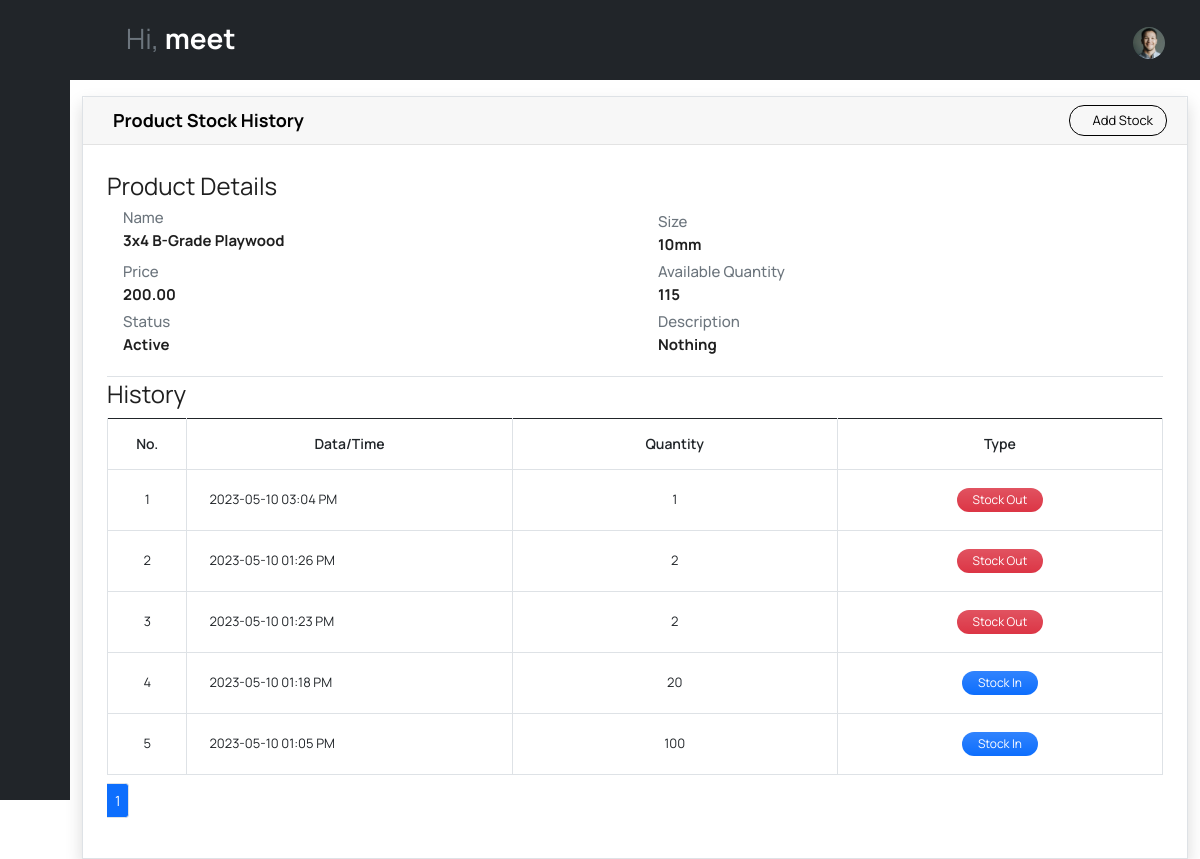
The page /showproduct/1/ (signed in) on the database as committed earlier.
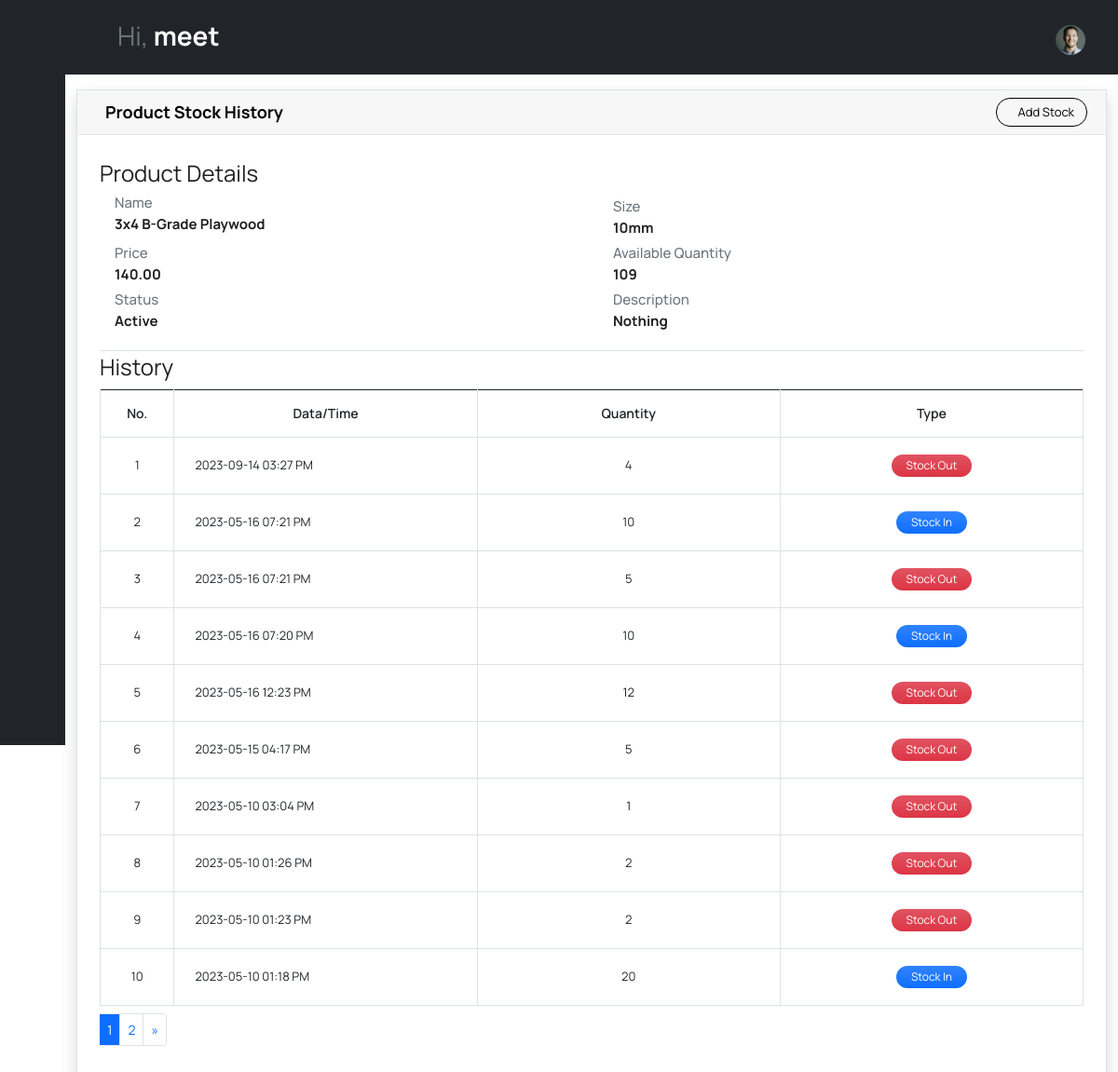
The same page on the database as committed later.
### invApp/models.py (models this page shows, shortened)
class Product(models.Model):
    id = models.AutoField(primary_key=True, serialize=False, auto_created=True)
    name=models.CharField(max_length=350)
    size = models.CharField(max_length=50)
    description = models.TextField(blank=True, null=True)
    price = models.DecimalField(default=0, decimal_places=2, max_digits=10)
    totalquantity = models.IntegerField(default=0)
    status = models.CharField(max_length=2, choices=(('1','Active'),('2','Inactive')), default=1)
    date_created = models.DateTimeField(default=timezone.now)
    date_updated = models.DateTimeField(auto_now=True)

class stockhistory(models.Model):
    id = models.AutoField(primary_key=True, serialize=False, auto_created=True)
    itemname = models.CharField(max_length=350,blank=True, null=True)
    itemsize = models.CharField(max_length=50)
    itemquntity = models.IntegerField(default=0)
    status = models.CharField(max_length=2, choices=(('1','Stock in'),('2','Stock out')), default=1)
    date_created = models.DateTimeField(default=timezone.now)

### invApp/views.py (the view)
# urls.py: path('showproduct/<str:product_id>/', show_product, name="showproduct"),
@login_required
def show_product(request, product_id):
    product = get_object_or_404(Product, id=product_id)
    stock = stockhistory.objects.filter(itemname=product.name, itemsize = product.size)
    stock = stock.order_by('-id')
    paginator = Paginator(stock, 10)
    page = request.GET.get('page')
    stocks = paginator.get_page(page)
    if stock:
        context = {'product': product, 'stocks': stocks}
    else:
        context = {'product': product}
    return render(request, 'showproduct.html', context)

### templates/showproduct.html (shortened to what the changed rows need)
{% extends 'base.html' %}
{% block body %}
<div class="container pt-3">
<div class="card card-default border shadow rounded-0">
    <div class="card-body">
        <div class="conteiner-fluid">
            <fieldset class="border-bottom">
                <dl>
                    <div class="row">
                        <div class="col-md">
                            <dt class="text-secondary h6">Name</dt>
                            <dd class="fw-bold mt-1 h6">{{ product.name }}</dd>
                        </div>
                        <div class="col-md mt-1">
                            <dt class="text-secondary h6">Size</dt>
                            <dd class="fw-bold mt-1 h6">{{ product.size }}</dd>
                        </div>
                    </div>
                    <div class="row">
                        <div class="col-md mt-1">
                            <dt class="text-secondary h6">Price</dt>
                            <dd class="fw-bold mt-1 h6">{{ product.price }}</dd>
                        </div>
                        <div class="col-md mt-1">
                            <dt class="text-secondary h6">Available Quantity</dt>
                            <dd class="fw-bold mt-1 h6">{{ product.totalquantity }}</dd>
                        </div>
                    </div>
                </dl>
            </fieldset>
            <fieldset>
                <div class="table-responsive">
                <table class="table table-bordered" id="stock-tbl">
                    <colgroup>
                    </colgroup>
                    <thead>
                        <th class="text-center">No.</th>
                        <th class="text-center">Data/Time</th>
                        <th class="text-center">Quantity</th>
                        <th class="text-center">Type</th>
                    </thead>
                    <tbody>
                        {% if stocks %}
                        {% for stock in stocks %}
                        <tr>
                            <td class="text-center">{{ forloop.counter }}</td>
                            <td class="">{{ stock.date_created|date:"Y-m-d h:i A" }}</td>
                            <td class="text-center">{{ stock.itemquntity }}</td>
                            <td class="text-center">
                                {% if stock.status == '1' %}
                                <span class="badge px-3 rounded-pill bg-primary bg-gradient">Stock In</span> {% else %}
                                <span class="badge px-3 rounded-pill bg-danger bg-gradient">Stock Out</span> {% endif %}
                            </td>
                        </tr>
                        {% endfor %}
                        {% endif %}
                    </tbody>
                </table>
                <thead>
                    <tr>
                    <td colspan="5">
                        <div class="pagination mt-2">
                        <ul class="pagination pagination-sm">
                            <li class="page-item">
                            {% if stocks.has_next %}
                            <li class="page-item">
                            <a href="?page={{ stocks.next_page_number }}" class="page-link">{{ stocks.next_page_number }}</a>
                            </li>
                            <li class="page-item">
                            <a href="?page={{ stocks.paginator.num_pages }}" class="page-link">&raquo;</a>
                            </li>
                            {% endif %}
                        </ul>
                        </div>
                    </td>
                    </tr>
                </thead>
            </div>
            </fieldset>
        </div>
    </div>
</div>
</div>
{% endblock body %}

Rows that differ between the two databases and show on the page:
no longer on this page (row unchanged): stockhistory: date_created "2023-05-10 01:05 PM", itemquntity "100", status "Stock In"
changed Product "3x4 B-Grade Playwood": price "200.00" → "140.00"; totalquantity "115" → "109"
added stockhistory: date_created "2023-09-14 03:27 PM", itemquntity "4", status "Stock Out"
added stockhistory: date_created "2023-05-16 07:21 PM", itemquntity "10", status "Stock In"
added stockhistory: date_created "2023-05-16 07:21 PM", itemquntity "5", status "Stock Out"
added stockhistory: date_created "2023-05-16 07:20 PM", itemquntity "10", status "Stock In"
added stockhistory: date_created "2023-05-16 12:23 PM", itemquntity "12", status "Stock Out"
added stockhistory: date_created "2023-05-15 04:17 PM", itemquntity "5", status "Stock Out"
Other text that changed with them:
{{ stocks.next_page_number }}: (not shown) → "2"
